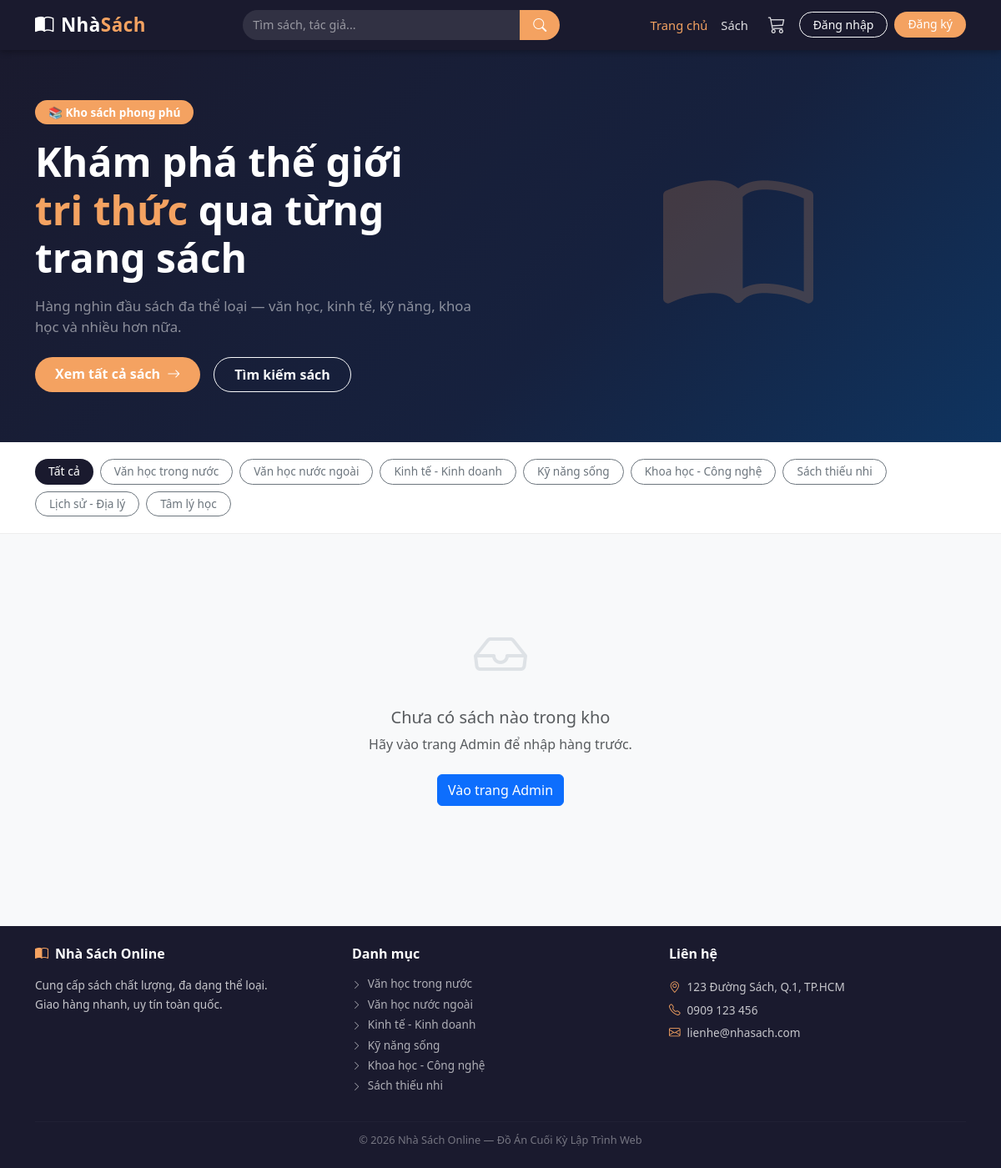
The page / on the database its author committed.
### tables this page shows
CREATE TABLE `the_loai` (
  `id` int(11) NOT NULL,
  `ten` varchar(100) NOT NULL,
  `mo_ta` text DEFAULT NULL,
  `trang_thai` tinyint(1) NOT NULL DEFAULT 1
);

### index.php (the view, shortened to what this page needs)
<?php
require_once 'includes/header.php';
$stmt = $pdo->query("SELECT * FROM the_loai WHERE trang_thai = 1");
$the_loais = $stmt->fetchAll();
$stmt = $pdo->query("
    SELECT s.*, tl.ten AS ten_the_loai,
           ROUND(s.gia_nhap * (1 + s.ty_le_ln/100), 0) AS gia_ban
    FROM sach s
    JOIN the_loai tl ON s.the_loai_id = tl.id
    WHERE s.hien_trang = 1 AND s.so_luong > 0
    ORDER BY s.ngay_tao DESC
    LIMIT 8
");
$sach_moi = $stmt->fetchAll();
?>
<div class="hero-banner d-flex align-items-center"
     style="background: linear-gradient(135deg, #1a1a2e 0%, #16213e 60%, #0f3460 100%);
            min-height: 380px; padding: 60px 0;">
  <div class="container">
    <div class="row align-items-center">
      <div class="col-lg-6">
        <span class="badge mb-3 px-3 py-2" style="background:#f4a261; font-size:.85rem; border-radius:20px;">
          📚 Kho sách phong phú
        </span>
        <h1 class="display-5 fw-bold text-white mb-3">
          Khám phá thế giới<br>
          <span style="color:#f4a261;">tri thức</span> qua từng trang sách
        </h1>
        <p class="text-white-50 mb-4" style="font-size:1.05rem;">
          Hàng nghìn đầu sách đa thể loại — văn học, kinh tế, kỹ năng, khoa học và nhiều hơn nữa.
        </p>
        <div class="d-flex gap-3 flex-wrap">
          <a href="/nhasach/books.php" class="btn px-4 py-2 fw-semibold"
             style="background:#f4a261; color:#fff; border-radius:25px; border:none;">
            Xem tất cả sách <i class="bi bi-arrow-right ms-1"></i>
          </a>
          <a href="/nhasach/books.php?search=" class="btn btn-outline-light px-4 py-2 fw-semibold"
             style="border-radius:25px;">
            Tìm kiếm sách
          </a>
        </div>
      </div>
      <div class="col-lg-6 text-center d-none d-lg-block">
        <i class="bi bi-book-half" style="font-size: 180px; color: rgba(244,162,97,0.2);"></i>
      </div>
    </div>
  </div>
</div>
<div style="background:#fff; border-bottom: 1px solid #eee; padding: 20px 0;">
  <div class="container">
    <div class="d-flex gap-2 flex-wrap">
      <a href="/nhasach/books.php"
         class="btn btn-sm px-3"
         style="border-radius:20px; background:#1a1a2e; color:#fff; border:none;">
        Tất cả
      </a>
      <?php foreach ($the_loais as $tl): ?>
        <a href="/nhasach/books.php?the_loai=<?= $tl['id'] ?>"
           class="btn btn-sm btn-outline-secondary px-3"
           style="border-radius:20px; font-size:.85rem;">
          <?= htmlspecialchars($tl['ten']) ?>
        </a>
      <?php endforeach; ?>
    </div>
  </div>
</div>
<div class="container py-5">
  <?php if (count($sach_moi) === 0): ?>
  <div class="text-center py-5">
    <i class="bi bi-inbox" style="font-size:4rem; color:#dee2e6;"></i>
    <h5 class="text-muted mt-3">Chưa có sách nào trong kho</h5>
    <p class="text-muted">Hãy vào trang Admin để nhập hàng trước.</p>
    <a href="/nhasach/admin/index.php" class="btn btn-primary mt-2">Vào trang Admin</a>
  </div>
  <?php endif; ?>
</div>
<?php require_once 'includes/footer.php'; ?>

### includes/footer.php (shortened to what this page needs)
<footer class="mt-5" style="background:#1a1a2e; color: rgba(255,255,255,0.75);">
  <div class="container py-4">
    <div class="row g-4">
      <div class="col-md-4">
        <h6 class="text-white fw-bold mb-3">
          <i class="bi bi-book-half me-2" style="color:#f4a261;"></i>Nhà Sách Online
        </h6>
        <p style="font-size:0.85rem; line-height:1.7;">
          Cung cấp sách chất lượng, đa dạng thể loại.<br>
          Giao hàng nhanh, uy tín toàn quốc.
        </p>
      </div>
      <div class="col-md-4">
        <h6 class="text-white fw-bold mb-3">Danh mục</h6>
        <ul class="list-unstyled" style="font-size:0.85rem;">
          <?php
          try {
              $stmt = $pdo->query("SELECT id, ten FROM the_loai WHERE trang_thai = 1 LIMIT 6");
              while ($tl = $stmt->fetch()):
          ?>
            <li class="mb-1">
              <a href="/nhasach/books.php?the_loai=<?= $tl['id'] ?>"
                 style="color:rgba(255,255,255,0.65); text-decoration:none;"
                 onmouseover="this.style.color='#f4a261'" onmouseout="this.style.color='rgba(255,255,255,0.65)'">
                <i class="bi bi-chevron-right me-1" style="font-size:0.7rem;"></i>
                <?= htmlspecialchars($tl['ten']) ?>
              </a>
            </li>
          <?php
              endwhile;
          } catch (Exception $e) {  }
          ?>
        </ul>
      </div>
      <div class="col-md-4">
        <h6 class="text-white fw-bold mb-3">Liên hệ</h6>
        <ul class="list-unstyled" style="font-size:0.85rem; line-height:2;">
          <li><i class="bi bi-geo-alt me-2" style="color:#f4a261;"></i>123 Đường Sách, Q.1, TP.HCM</li>
          <li><i class="bi bi-telephone me-2" style="color:#f4a261;"></i>0909 123 456</li>
          <li><i class="bi bi-envelope me-2" style="color:#f4a261;"></i>lienhe@nhasach.com</li>
        </ul>
      </div>
    </div>
    <hr style="border-color: rgba(255,255,255,0.1); margin: 16px 0 12px;">
    <p class="text-center mb-0" style="font-size:0.8rem; color:rgba(255,255,255,0.4);">
      © <?= date('Y') ?> Nhà Sách Online — Đồ Án Cuối Kỳ Lập Trình Web
    </p>
  </div>
</footer>
</body>
</html>

### includes/header.php (style rules this page uses)
body { font-family: 'Segoe UI', sans-serif; background: #f8f9fa; }

### rows shown on the page
the_loai: ten "Văn học trong nước"
the_loai: ten "Văn học nước ngoài"
the_loai: ten "Kinh tế - Kinh doanh"
the_loai: ten "Kỹ năng sống"
the_loai: ten "Khoa học - Công nghệ"
the_loai: ten "Sách thiếu nhi"
the_loai: ten "Lịch sử - Địa lý"
the_loai: ten "Tâm lý học"
